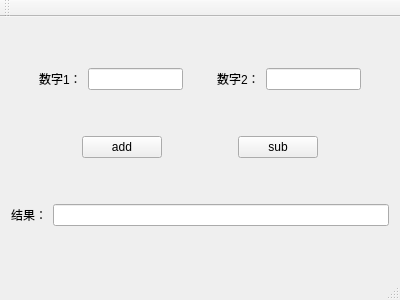
<?xml version="1.0" encoding="UTF-8"?>
<ui version="4.0">
 <class>MainWindow</class>
 <widget class="QMainWindow" name="MainWindow">
  <property name="geometry">
   <rect>
    <x>0</x>
    <y>0</y>
    <width>400</width>
    <height>300</height>
   </rect>
  </property>
  <property name="windowTitle">
   <string>MainWindow</string>
  </property>
  <widget class="QWidget" name="centralWidget">
   <layout class="QVBoxLayout" name="verticalLayout">
    <item>
     <layout class="QHBoxLayout" name="horizontalLayout">
      <item>
       <spacer name="horizontalSpacer">
        <property name="orientation">
         <enum>Qt::Horizontal</enum>
        </property>
        <property name="sizeHint" stdset="0">
         <size>
          <width>40</width>
          <height>20</height>
         </size>
        </property>
       </spacer>
      </item>
      <item>
       <widget class="QLabel" name="label">
        <property name="text">
         <string>数字1：</string>
        </property>
       </widget>
      </item>
      <item>
       <widget class="QLineEdit" name="lineEdit_num1"/>
      </item>
      <item>
       <spacer name="horizontalSpacer_2">
        <property name="orientation">
         <enum>Qt::Horizontal</enum>
        </property>
        <property name="sizeHint" stdset="0">
         <size>
          <width>40</width>
          <height>20</height>
         </size>
        </property>
       </spacer>
      </item>
      <item>
       <widget class="QLabel" name="label_2">
        <property name="text">
         <string>数字2：</string>
        </property>
       </widget>
      </item>
      <item>
       <widget class="QLineEdit" name="lineEdit_num2"/>
      </item>
      <item>
       <spacer name="horizontalSpacer_3">
        <property name="orientation">
         <enum>Qt::Horizontal</enum>
        </property>
        <property name="sizeHint" stdset="0">
         <size>
          <width>40</width>
          <height>20</height>
         </size>
        </property>
       </spacer>
      </item>
     </layout>
    </item>
    <item>
     <layout class="QHBoxLayout" name="horizontalLayout_2">
      <item>
       <spacer name="horizontalSpacer_4">
        <property name="orientation">
         <enum>Qt::Horizontal</enum>
        </property>
        <property name="sizeHint" stdset="0">
         <size>
          <width>40</width>
          <height>20</height>
         </size>
        </property>
       </spacer>
      </item>
      <item>
       <widget class="QPushButton" name="pushButton_add">
        <property name="text">
         <string>add</string>
        </property>
       </widget>
      </item>
      <item>
       <spacer name="horizontalSpacer_6">
        <property name="orientation">
         <enum>Qt::Horizontal</enum>
        </property>
        <property name="sizeHint" stdset="0">
         <size>
          <width>40</width>
          <height>20</height>
         </size>
        </property>
       </spacer>
      </item>
      <item>
       <widget class="QPushButton" name="pushButton_sub">
        <property name="text">
         <string>sub</string>
        </property>
       </widget>
      </item>
      <item>
       <spacer name="horizontalSpacer_5">
        <property name="orientation">
         <enum>Qt::Horizontal</enum>
        </property>
        <property name="sizeHint" stdset="0">
         <size>
          <width>40</width>
          <height>20</height>
         </size>
        </property>
       </spacer>
      </item>
     </layout>
    </item>
    <item>
     <layout class="QHBoxLayout" name="horizontalLayout_3">
      <item>
       <widget class="QLabel" name="label_3">
        <property name="text">
         <string>结果：</string>
        </property>
       </widget>
      </item>
      <item>
       <widget class="QLineEdit" name="lineEdit_result"/>
      </item>
     </layout>
    </item>
   </layout>
  </widget>
  <widget class="QMenuBar" name="menuBar">
   <property name="geometry">
    <rect>
     <x>0</x>
     <y>0</y>
     <width>400</width>
     <height>28</height>
    </rect>
   </property>
  </widget>
  <widget class="QToolBar" name="mainToolBar">
   <attribute name="toolBarArea">
    <enum>TopToolBarArea</enum>
   </attribute>
   <attribute name="toolBarBreak">
    <bool>false</bool>
   </attribute>
  </widget>
  <widget class="QStatusBar" name="statusBar"/>
 </widget>
 <layoutdefault spacing="6" margin="11"/>
 <resources/>
 <connections/>
</ui>
